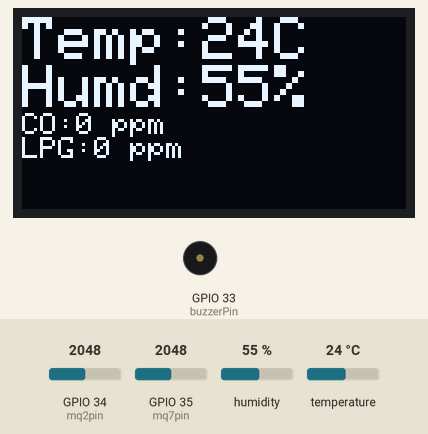
A sketch run on a simulated ESP32. Shown: 128×64 one-colour display, buzzer (waves = sounding). Inputs (shaded band) come from the test bench; at power-on: humidity 55 %, GPIO 34 (mq2pin) = 2048, GPIO 35 (mq7pin) = 2048, temperature 24 °C. Nothing arrives over Bluetooth unless stated; a phone connects over Bluetooth LE 3 s after start; what the sketch prints to the serial monitor is not drawn.

Above: at 11.3 s.
11.4 s: humidity set to 64 %
At 12.7 s:
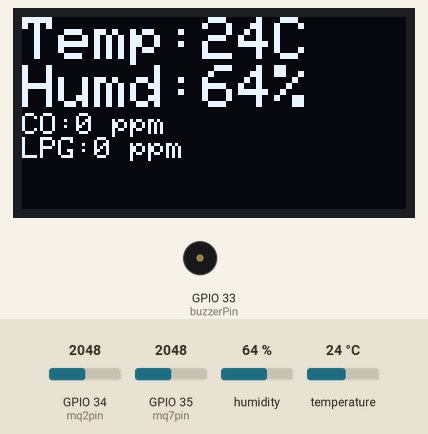
13.8 s: humidity set to 67 %
At 15.0 s:
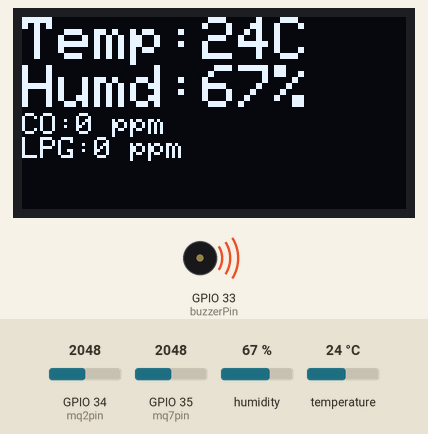
16.9 s: GPIO 34 (mq2pin) set to 3972
At 18.5 s:
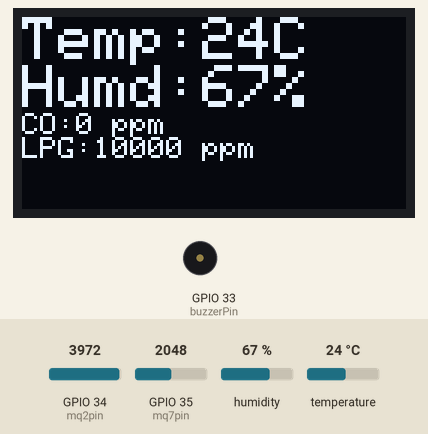
19.2 s: GPIO 35 (mq7pin) set to 3972
At 20.9 s:
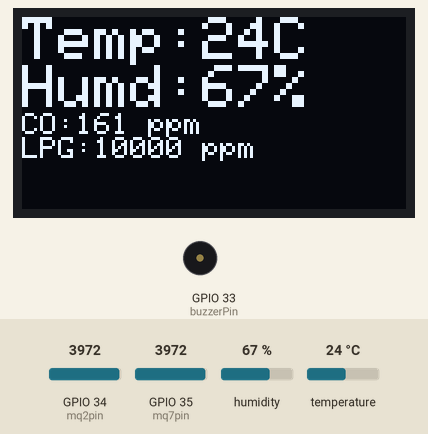
21.3 s: temperature set to 12 °C
At 23.2 s:
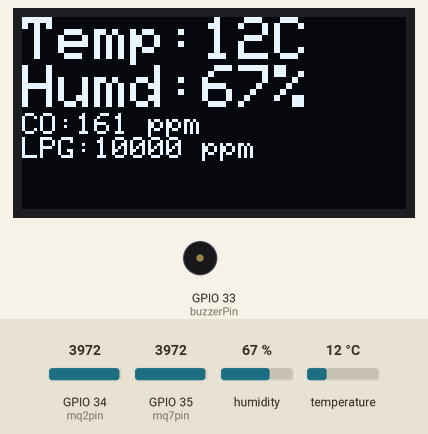
23.5 s: GPIO 35 (mq7pin) set to 4040
At 24.5 s:
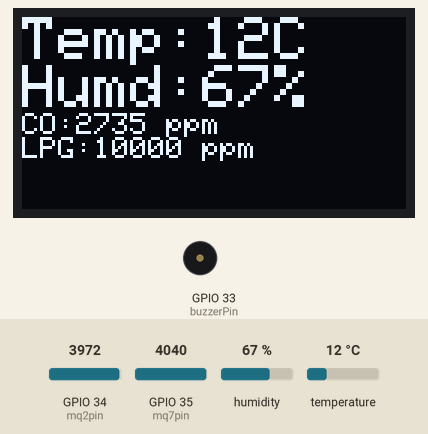
Timing chart, 0 to 26.5 s (numbered marks = the images above; inputs shaded):
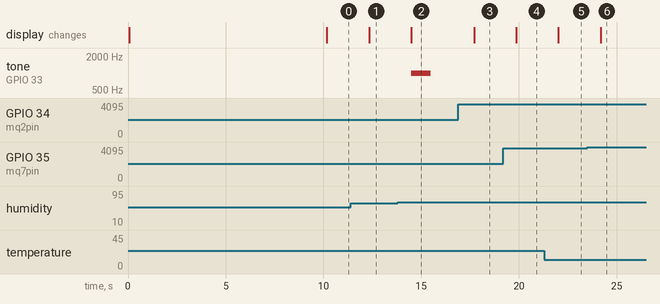

Measured:
- the behaviour switches between 65 and 66 % on humidity (found by bisection; images 1 and 2)
- after the input at 11.4 s, the display: changes after 0.93 s (image 1)
- after the input at 13.8 s, tone on GPIO 33 (buzzerPin): silent → 1000 Hz after 0.68 s, → silent 1.0 s later; the display: changes after 0.68 s (image 2)
- after the input at 16.9 s, the display: changes after 0.81 s (image 3)
- after the input at 19.2 s, the display: changes after 0.67 s (image 4)
- after the input at 21.3 s, the display: changes after 0.72 s (image 5)
- after the input at 23.5 s, the display: changes after 0.67 s (image 6)

The sketch:

sketch_jan05a.ino
```cpp
#include <BLEDevice.h>
#include <BLEServer.h>
#include <BLEUtils.h>
#include <BLE2902.h>
#include <Adafruit_GFX.h>
#include <Adafruit_SH1106.h>
#include "ClosedCube_HDC1080.h"
#include "EasyBuzzer.h"
#include <stdlib.h>

unsigned int frequency = 1000;
unsigned int beeps = 5;
unsigned int duration = 1000;
int buzzerPin = 33;
bool isWarned = false;

char *SUUID = "4fafc201-1fb5-459e-8fcc-c5c9c331914b";
char *CUUID = "beb5483e-36e1-4688-b7f5-ea07361b26a8";
BLEServer* ps = NULL;
BLECharacteristic* pc = NULL;

float sensor_volt_mq2;
float RS_air_mq2; //  Get the value of RS via in a clear air
float R0_mq2;  // Get the value of R0 via in Alcohol
float sensorValue_mq2;
int mq2pin = 34;
int mq2ppm;

float sensor_volt_mq7;
float RS_air_mq7; //  Get the value of RS via in a clear air
float R0_mq7;  // Get the value of R0 via in Alcohol
float sensorValue_mq7;
int mq7pin = 35;
int mq7ppm;

float LPGCurve[3]  =  {2.3,0.21,-0.47};
float COCurve[3]  =  {1.7,0.20,-0.66};

int temperature;
int humidity;

Adafruit_SH1106 display(21, 22);
ClosedCube_HDC1080 hdc1080;

void showAlarm(void);
void readSensors(void);
long ratioToPpm(float rs_ro_ratio, float *pcurve, bool isMQ2);
void calibrateSensors(void);
void heatUpSensors(void);

class MyServerCallbacks: public BLEServerCallbacks {
    void onConnect(BLEServer* ps) {
      BLEDevice::startAdvertising();
    };
    void onDisconnect(BLEServer* ps) {
    }
};

class MyCallbacks: public BLECharacteristicCallbacks {
    void onWrite(BLECharacteristic *pc) {
      std::string value = pc->getValue();

      if (value.length() > 0) {
        Serial.print("New value: ");
        for (int i = 0; i < value.length(); i++)
          Serial.print(value[i]);

        Serial.println("");
      }
    }

    void onRead(BLECharacteristic *pc) {
      std::string value = pc->getValue();

      if (value.length() > 0) {
        for (int i = 0; i < value.length(); i++)
          Serial.print(value[i]);
      }
    }
};

/* create a hardware timer */
hw_timer_t * timer = NULL;

void IRAM_ATTR onTimer(){
  readSensors();
  testscrolltext();

  pc->setValue( ("Temp:" + temperature));
  pc->notify();
  delay(100);
  pc->setValue(("Humd:" + humidity ));
  pc->notify();
  delay(100);
  pc->setValue(("LPG:" + mq2ppm));
  pc->notify();
  delay(100);
  pc->setValue(("CO:" + mq7ppm));
  pc->notify();
}

void setup(){
  Serial.begin(115200);

  EasyBuzzer.setPin(buzzerPin);

  display.begin(SH1106_SWITCHCAPVCC, 0x3C);  // initialize with the I2C addr 0x3D (for the 128x64)

  hdc1080.begin(0x40);

  BLEDevice::init("AirQua");
  ps = BLEDevice::createServer();
  ps->setCallbacks(new MyServerCallbacks());
  BLEService *pService = ps->createService(SUUID);
  pc = pService->createCharacteristic(
                      CUUID,
                      BLECharacteristic::PROPERTY_READ   |
                      BLECharacteristic::PROPERTY_WRITE  |
                      BLECharacteristic::PROPERTY_NOTIFY |
                      BLECharacteristic::PROPERTY_INDICATE
                    );
  pc->setCallbacks(new MyCallbacks());
  pc->addDescriptor(new BLE2902());
  pService->start();
  BLEAdvertising *pAdvertising = BLEDevice::getAdvertising();
  pAdvertising->addServiceUUID(SUUID);
  pAdvertising->setScanResponse(false);
  pAdvertising->setMinPreferred(0x0);  // set value to 0x00 to not advertise this parameter
  BLEDevice::startAdvertising();
  Serial.println("Waiting a client connection to notify...");

  delay(20);

  display.clearDisplay();
  display.setTextSize(1.50);
  display.setTextColor(WHITE);
  display.setCursor(0,0);
  display.println("Initializing...");
  display.display();

  heatUpSensors();
  calibrateSensors();

  /*timer = timerBegin(0, 80, true);
  timerAttachInterrupt(timer, &onTimer, true);
  timerAlarmWrite(timer, 1000000, true);
  timerAlarmEnable(timer);*/
}
char buffer[8];
char buffer1[8];
char buffer2[8];
char buffer3[8];
char buff[32];
int idx;
void loop(){

  EasyBuzzer.update();
  readSensors();
  testscrolltext();

  buff[0]= '\0';

  itoa (temperature,buffer,10);
  itoa (humidity,buffer1,10);
  itoa (mq2ppm,buffer2,10);
  itoa (mq7ppm,buffer3,10);

  strcat(buff, buffer);
  strcat(buff, "#");
  strcat(buff, buffer1);
  strcat(buff, "#");
  strcat(buff, buffer2);
  strcat(buff, "#");
  strcat(buff, buffer3);

  Serial.println(buff);
  pc->setValue((buff));
  pc->notify();

  /*
  values[0] = pchar;
  values[1] = pchar1;
  values[2] = pchar2;
  values[3] = pchar3;
  */
  /*
  pc->setValue((temperature));
  pc->notify();
  delay(100);
  pc->setValue((humidity));
  pc->notify();
  delay(100);
  pc->setValue((mq2ppm));
  pc->notify();
  delay(100);
  pc->setValue((mq7ppm));
  pc->notify();
  */
  showAlarm();
  /*pc->setValue( (temperature + "#" + humidity + "#" + mq2ppm + "#" + mq7ppm));
  pc->notify();*/
  delay(1000);
}

void heatUpSensors(){
  Serial.println("Sensors Heating Up!");
  hdc1080.heatUp(20);
}

void calibrateSensors(){
  for(int x = 0 ; x < 100 ; x++){
    sensorValue_mq2 = sensorValue_mq2 + analogRead(mq2pin);
    sensorValue_mq7 = sensorValue_mq7 + analogRead(mq7pin);
    delay(100);
  }
  sensorValue_mq2 = sensorValue_mq2/100.0;
  sensor_volt_mq2 = sensorValue_mq2/4096*5.0; //esp32 has 12 bit ADC
  RS_air_mq2 = (5.0-sensor_volt_mq2)/sensor_volt_mq2; // omit *RL
  sensorValue_mq7 = sensorValue_mq7/100.0;
  sensor_volt_mq7 = sensorValue_mq7/4096*5.0; //esp32 has 12 bit ADC
  RS_air_mq7 = (5.0-sensor_volt_mq7)/sensor_volt_mq7; // omit *RL

  R0_mq2 = RS_air_mq2/10.0; // The ratio of RS/R0 is 10 in a clear air (MQ2)
  R0_mq7 = RS_air_mq7/28.0; // The ratio of RS/R0 is 28 in a clear air (MQ7)

  Serial.print("sensor_volt_mq2 = ");
  Serial.print(sensor_volt_mq2);
  Serial.println("V_mq2");
  Serial.print("sensor_volt_mq7 = ");
  Serial.print(sensor_volt_mq7);
  Serial.println("V_mq7");

  Serial.print("R0_mq2 = ");
  Serial.println(R0_mq2);
  Serial.print("R0_mq7 = ");
  Serial.println(R0_mq7);
  //delay(1000);
}

void readSensors(){

  temperature = hdc1080.readTemperature();
  Serial.println("temp :" + (String)temperature + " C");
  humidity = hdc1080.readHumidity();
  Serial.println("humd: " + (String)humidity + " %");

  float sensor_volt_mq2, sensor_volt_mq7 ;
  float RS_gas_mq2, RS_gas_mq7 ; // Get value of RS in a GAS
  float mq2ratio, mq7ratio; // Get ratio RS_GAS/RS_air
  int mq2sensorValue = analogRead(mq2pin);
  int mq7sensorValue = analogRead(mq7pin);

  sensor_volt_mq2=(float)mq2sensorValue/4096*5.0;
  RS_gas_mq2 = (5.0-sensor_volt_mq2)/sensor_volt_mq2; // omit *RL
  sensor_volt_mq7=(float)mq7sensorValue/4096*5.0;
  RS_gas_mq7 = (5.0-sensor_volt_mq7)/sensor_volt_mq7; // omit *RL

  mq2ratio = RS_gas_mq2/R0_mq2;  // ratio = RS/R0
  mq7ratio = RS_gas_mq7/R0_mq7;  // ratio = RS/R0

  mq2ppm = ratioToPpm(mq2ratio , LPGCurve, true);
  mq7ppm = ratioToPpm(mq7ratio , COCurve, false);

  Serial.print("sensor_volt_mq2 = ");
  Serial.println(sensor_volt_mq2);
  Serial.print("RS_ratio_mq2 = ");
  Serial.println(RS_gas_mq2);
  Serial.print("Rs/R0_mq2 = ");
  Serial.println(mq2ratio);
  Serial.print("ppmmq2 = ");
  Serial.println(mq2ppm);

  Serial.print("sensor_volt_mq7 = ");
  Serial.println(sensor_volt_mq7);
  Serial.print("RS_ratio_mq7 = ");
  Serial.println(RS_gas_mq7);
  Serial.print("Rs/R0_mq7 = ");
  Serial.println(mq7ratio);
  Serial.print("ppmmq7 = ");
  Serial.println(mq7ppm);

  Serial.print("\n\n");

}

void testscrolltext() {
  Serial.println("Screen printing...");
  display.clearDisplay();
  display.setTextSize(2);
  display.setTextColor(WHITE);
  display.setCursor(0,0);
  display.println("Temp:" + (String)temperature +"C");  //°
  //display.println(temperature);
  display.setCursor(0,16);
  display.println("Humd:" + (String)humidity + "%");
  //display.println(humidity);
  display.setTextSize(1);
  display.setCursor(0,32);
  display.println("CO:" + (String)mq7ppm + " ppm");
  display.setCursor(0,40);
  display.println("LPG:" + (String)mq2ppm + " ppm");
  display.display();

}

long ratioToPpm(float rs_ro_ratio, float *pcurve, bool isMQ2){
  int ppm = (pow(10,( ((log(rs_ro_ratio)-pcurve[1])/pcurve[2]) + pcurve[0])));

  if(isMQ2){
    if(ppm > 10000)
      ppm = 10000;
  } else {
    if(ppm > 4000)
      ppm = 4000;
  }
  return ppm;
}

void showAlarm(){
  if(isWarned)
    return;
  if(humidity>65){
   // EasyBuzzer.beep(frequency, beeps);
   EasyBuzzer.singleBeep(
    frequency,  // Frequency in hertz(HZ).
    duration   // Duration of the beep in milliseconds(ms).
  );
    isWarned = true;
  } else if(mq7ppm>300){
    //EasyBuzzer.beep(frequency, beeps);
    EasyBuzzer.singleBeep(
    frequency,  // Frequency in hertz(HZ).
    duration   // Duration of the beep in milliseconds(ms).
  );
    isWarned = true;
  }
}
```
